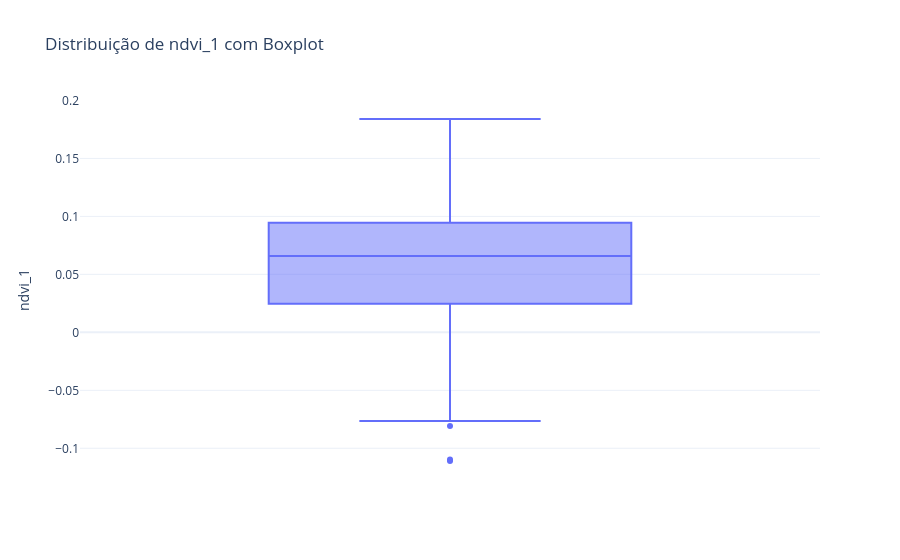
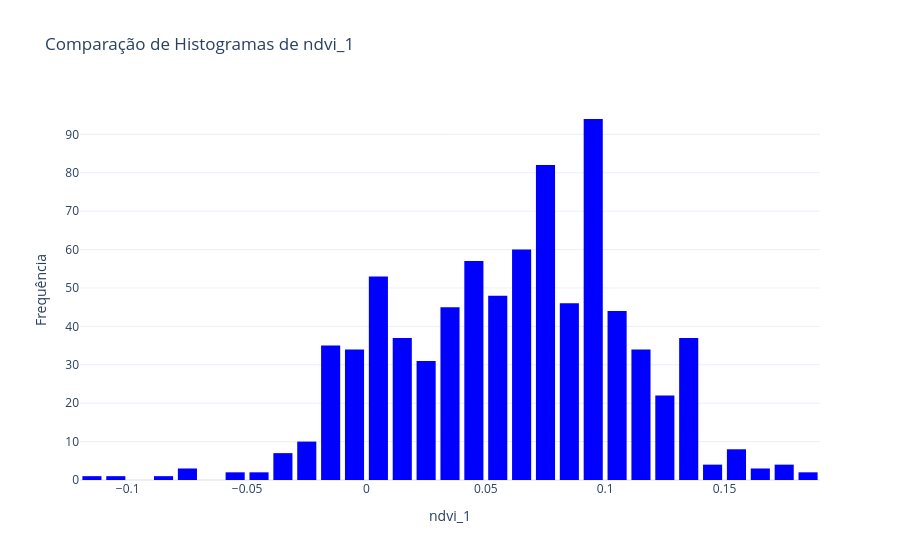
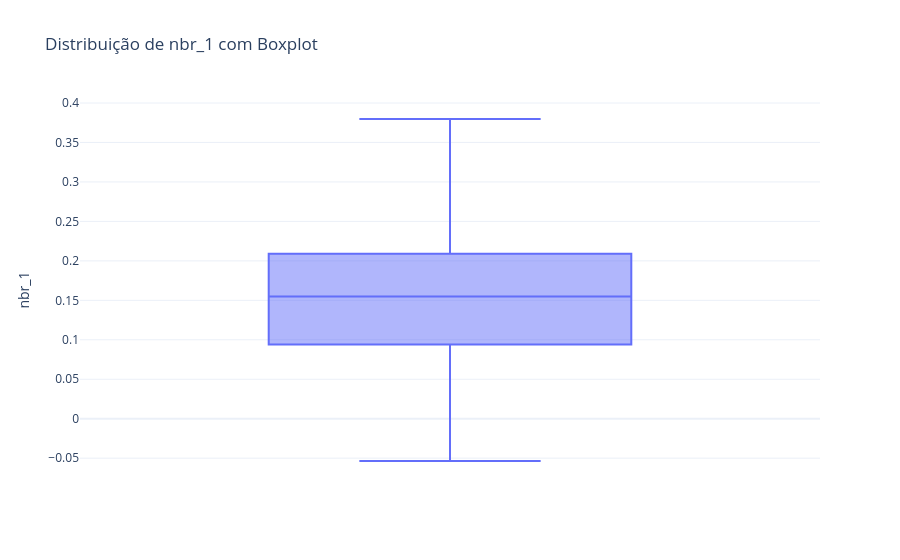
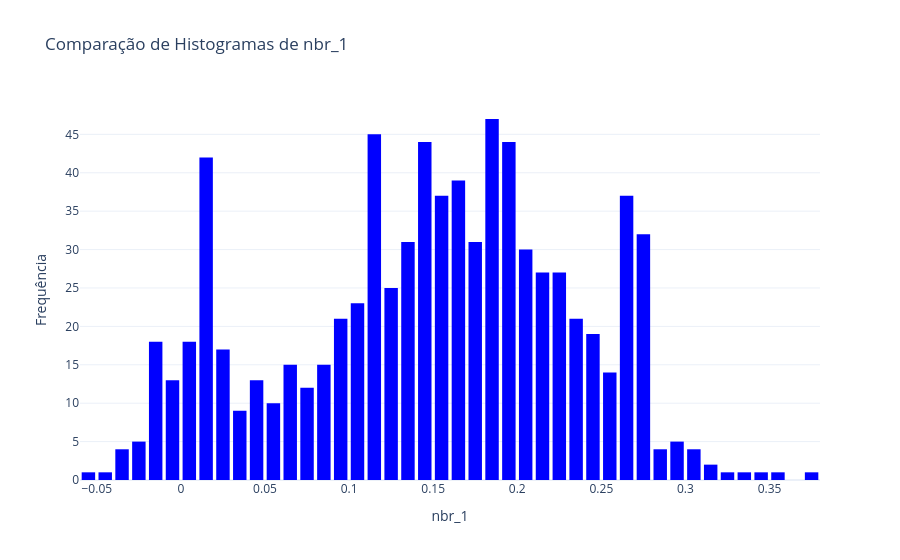

Here is the notebook cell these charts were saved with, in order:
### Code cell
# --- Teste utilizando dados extraidos a partir da área queimada
# print(f"\n\n\n ----- Análise do índice NDVI -----")
# analise_exploratoria(gdf_ndvi, 'ndvi')
# histograma_comparativo(gdf_ndvi, 'ndvi')

# print(f"\n\n\n ----- Análise do índice NBR -----")
# analise_exploratoria(gdf_nbr, 'nbr')
# histograma_comparativo(gdf_nbr, 'nbr')

# print(f"\n\n\n ----- Análise do índice NBRSWIR -----")
# analise_exploratoria(gdf_nbrswir, 'nbrswir')
# histograma_comparativo(gdf_nbrswir, 'nbrswir')


# --- Teste usando os focos como referencia
print(f"\n\n\n ----- Análise do índice NDVI a partir dos focos -----")
analise_exploratoria(gdf_focos_indices, 'ndvi_1')
histograma_comparativo(gdf_focos_indices, 'ndvi_1')

print(f"\n\n\n ----- Análise do índice NBR a partir dos focos -----")
analise_exploratoria(gdf_focos_indices, 'nbr_1')
histograma_comparativo(gdf_focos_indices, 'nbr_1')

print(f"\n\n\n ----- Análise do índice NBRSWIR -----")
analise_exploratoria(gdf_focos_indices, 'nbrswir_1')
histograma_comparativo(gdf_focos_indices, 'nbrswir_1')

# --- Teste com todos os dados do .tif (muitas amostras contamiandas)
# print(f"\n\n\n ----- Análise do índice NDVI -----")
# analise_exploratoria(gdf_full_ndvi, 'ndvi')
# histograma_comparativo(gdf_full_ndvi, 'ndvi')

# print(f"\n\n\n ----- Análise do índice NBR -----")
# analise_exploratoria(gdf_full_nbr, 'nbr')
# histograma_comparativo(gdf_full_nbr, 'nbr')

# print(f"\n\n\n ----- Análise do índice NBRSWIR -----")
# analise_exploratoria(gdf_full_nbrswir, 'nbrswir')
# histograma_comparativo(gdf_full_nbrswir, 'nbrswir')

### Figure 1 — Plotly figure (JSON) as saved in the notebook; plotly's stock layout.template omitted (floating-point values rounded to 4 significant figures; data arrays with more than 128 entries replaced by an {"elided": "..."} marker saying what was removed)
{"data": [{"alignmentgroup": "True", "hovertemplate": "ndvi_1=%{y}<extra></extra>", "legendgroup": "", "marker": {"color": "#636efa"}, "name": "", "notched": false, "offsetgroup": "", "orientation": "v", "showlegend": false, "type": "box", "x0": " ", "xaxis": "x", "y": {"elided": "807 float values"}, "y0": " ", "yaxis": "y"}], "layout": {"autosize": true, "boxmode": "group", "dragmode": "zoom", "legend": {"tracegroupgap": 0}, "title": {"text": "Distribuição de ndvi_1 com Boxplot"}, "xaxis": {"anchor": "y", "autorange": true, "domain": [0, 1], "range": [-0.5, 0.5], "type": "category"}, "yaxis": {"anchor": "x", "autorange": true, "domain": [0, 1], "range": [-0.1273, 0.2004], "title": {"text": "ndvi_1"}, "type": "linear"}}}

### Figure 2 — Plotly figure (JSON) as saved in the notebook; plotly's stock layout.template omitted (floating-point values rounded to 4 significant figures; data arrays with more than 128 entries replaced by an {"elided": "..."} marker saying what was removed)
{"data": [{"bingroup": "x", "hovertemplate": "ndvi_1=%{x}<br>count=%{y}<extra></extra>", "legendgroup": "", "marker": {"color": "blue", "pattern": {"shape": ""}}, "name": "", "nbinsx": 50, "orientation": "v", "showlegend": false, "type": "histogram", "x": {"elided": "807 float values"}, "xaxis": "x", "yaxis": "y"}], "layout": {"autosize": true, "bargap": 0.2, "barmode": "overlay", "legend": {"tracegroupgap": 0}, "title": {"text": "Comparação de Histogramas de ndvi_1"}, "xaxis": {"anchor": "y", "autorange": true, "domain": [0, 1], "range": [-0.12, 0.19], "title": {"text": "ndvi_1"}, "type": "linear"}, "yaxis": {"anchor": "x", "autorange": true, "domain": [0, 1], "range": [0, 98.95], "title": {"text": "Frequência"}}}}

### Figure 3 — Plotly figure (JSON) as saved in the notebook; plotly's stock layout.template omitted (floating-point values rounded to 4 significant figures; data arrays with more than 128 entries replaced by an {"elided": "..."} marker saying what was removed)
{"data": [{"alignmentgroup": "True", "hovertemplate": "nbr_1=%{y}<extra></extra>", "legendgroup": "", "marker": {"color": "#636efa"}, "name": "", "notched": false, "offsetgroup": "", "orientation": "v", "showlegend": false, "type": "box", "x0": " ", "xaxis": "x", "y": {"elided": "807 float values"}, "y0": " ", "yaxis": "y"}], "layout": {"autosize": true, "boxmode": "group", "legend": {"tracegroupgap": 0}, "title": {"text": "Distribuição de nbr_1 com Boxplot"}, "xaxis": {"anchor": "y", "autorange": true, "domain": [0, 1], "range": [-0.5, 0.5], "type": "category"}, "yaxis": {"anchor": "x", "autorange": true, "domain": [0, 1], "range": [-0.07764, 0.4038], "title": {"text": "nbr_1"}, "type": "linear"}}}

### Figure 4 — Plotly figure (JSON) as saved in the notebook; plotly's stock layout.template omitted (floating-point values rounded to 4 significant figures; data arrays with more than 128 entries replaced by an {"elided": "..."} marker saying what was removed)
{"data": [{"bingroup": "x", "hovertemplate": "nbr_1=%{x}<br>count=%{y}<extra></extra>", "legendgroup": "", "marker": {"color": "blue", "pattern": {"shape": ""}}, "name": "", "nbinsx": 50, "orientation": "v", "showlegend": false, "type": "histogram", "x": {"elided": "807 float values"}, "xaxis": "x", "yaxis": "y"}], "layout": {"autosize": true, "bargap": 0.2, "barmode": "overlay", "legend": {"tracegroupgap": 0}, "title": {"text": "Comparação de Histogramas de nbr_1"}, "xaxis": {"anchor": "y", "autorange": true, "domain": [0, 1], "range": [-0.06, 0.38], "title": {"text": "nbr_1"}, "type": "linear"}, "yaxis": {"anchor": "x", "autorange": true, "domain": [0, 1], "range": [0, 49.47], "title": {"text": "Frequência"}}}}
